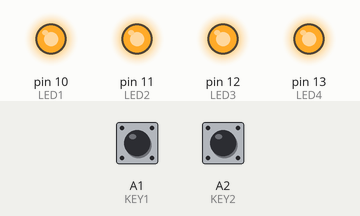
This sketch was run on a simulated Arduino Uno, built with avr-gcc and run on an emulated ATmega328P. Shown: output pins drawn as LEDs (lit = HIGH). Inputs (shaded band) come from the test bench; at power-on: A1 (KEY1) HIGH, A2 (KEY2) HIGH.

Above: at 0.8 s.
At 5.8 s:
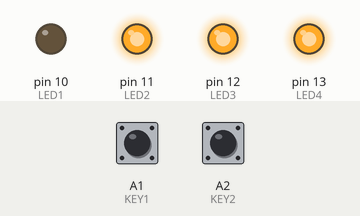
Timing chart, 0 to 7.7 s (numbered marks = the images above):
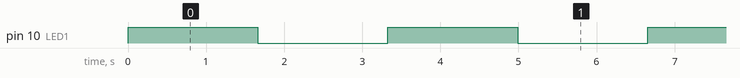

The sketch:

timer_sem_sleep.ino
```cpp
#include "pindefs.h"
byte state = HIGH;

unsigned int button1 = 0, button2 = 0;

volatile int counter = 0;

volatile int buttonChanged = 0;

void pciSetup (byte pin) {
  *digitalPinToPCMSK(pin) |= bit (digitalPinToPCMSKbit(pin));  // enable pin
  PCIFR  |= bit (digitalPinToPCICRbit(pin)); // clear any outstanding interruptjk
  PCICR  |= bit (digitalPinToPCICRbit(pin)); // enable interrupt for the group
}

void timerSetup () {
   TIMSK2 = (TIMSK2 & B11111110) | 0x01;
   TCCR2B = (TCCR2B & B11111000) | 0x07;
}

void setup() {
   pinMode(LED1, OUTPUT); digitalWrite(LED1, state);
   pinMode(LED2, OUTPUT); digitalWrite(LED2, state);
   pinMode(LED3, OUTPUT); digitalWrite(LED3, state);
   pinMode(LED4, OUTPUT); digitalWrite(LED4, state);
   pinMode (KEY1, INPUT_PULLUP);
   pinMode (KEY2, INPUT_PULLUP);
   timerSetup();
   pciSetup(KEY1); pciSetup(KEY2);

   Serial.begin(9600);
}

void loop() {
  if (counter>50) {
    state = !state;
    digitalWrite(LED1, state);
    counter = 0;
  }

  if(buttonChanged == 1){
    if(abs((signed)(button1 - button2)) < 500){
      while(1);
    }
    buttonChanged = 0;
  }
}

ISR(TIMER2_OVF_vect){
   counter++;
}

ISR (PCINT1_vect) { // handle pin change interrupt for A0 to A5 here
  buttonChanged = 1;
  if(digitalRead(KEY1) == LOW){
    button1 = millis();
  }

  if(digitalRead(KEY2) == LOW){
    button2 = millis();
  }
}
```

pindefs.h
```cpp
#define LED1       10
#define LED2       11
#define LED3       12
#define LED4       13
#define BUZZ        3
#define KEY1       A1
#define KEY2       A2
#define KEY3       A3
#define POT        A0
```

Measured:
- by itself, pin 10 (LED1): alternates HIGH for 1.7 s and LOW for 1.7 s
